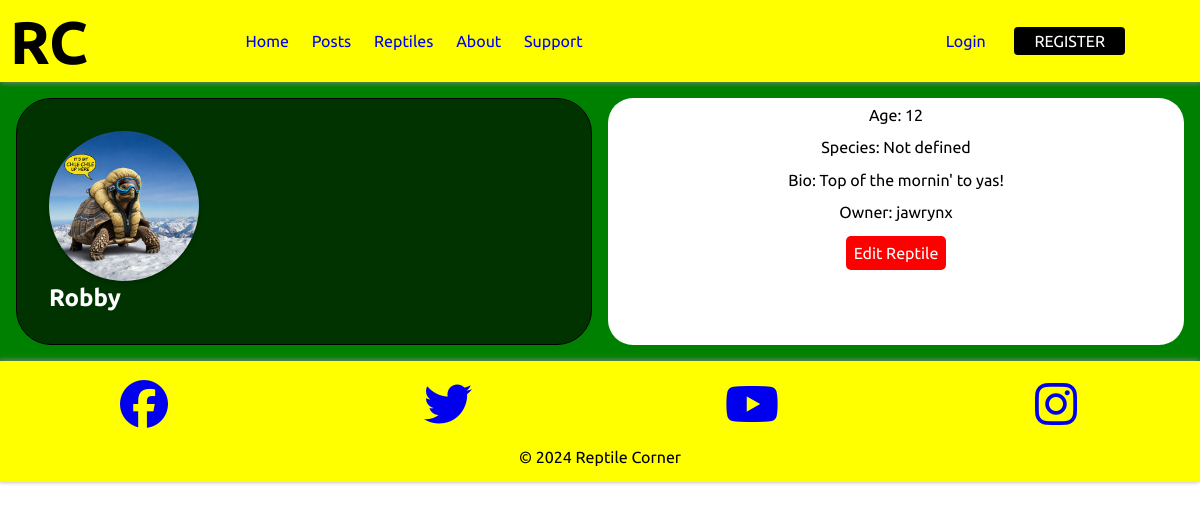
The app's page /reptiles/2/ with its own data.
### reptiles/models.py (models this page shows, shortened)
class Reptile(models.Model):
    user = models.ForeignKey(User, on_delete=models.CASCADE, related_name='reptiles')
    name = models.CharField(max_length=30)
    age = models.IntegerField()
    species = models.CharField(max_length=70)
    bio = models.TextField()
    reptile_picture = models.ImageField(upload_to='reptile_pics/', blank=True)

### reptiles/views.py (the view)
# urls.py: path('<int:pk>/', views.reptile_detail, name='reptile_detail'),
def reptile_detail(request, pk):
    reptile = get_object_or_404(Reptile, pk=pk)
    return render(request, 'reptiles/reptile_detail.html', {'reptile': reptile})

### reptiles/templates/reptiles/reptile_detail.html (shortened to what this page needs)
{% extends 'layout.html' %}
{% block content %}
  <div class="content-section grid">
    <div class="profile-banner col-12 col-md-6">
    {% if reptile.reptile_picture %}
      <img class="rounded-circle account-img" src="{{ reptile.reptile_picture.url }}" alt="{{ reptile.name }}" width="300">
    {% endif %}
      <h2 class="account-heading">{{ reptile.name }}</h2>
    </div>
    <div class="profile-description col-12 col-md-6">
      <p>Age: {{ reptile.age }}</p>
      <p>Species: {{ reptile.species }}</p>
      <p>Bio: {{ reptile.bio }}</p>
      <p>Owner: {{ reptile.user.username }}</p>
      <a href="{% url 'reptiles:edit_reptile' pk=reptile.pk %}">Edit Reptile</a>
    </div>
  </div>
{% endblock %}

### static/css/style.css (style rules this page uses)
* { box-sizing: border-box; padding: 0; margin: 0; }
body { font-family: 'Ubuntu'; background-color: white; color: black; }
a { text-decoration: none; }
.account-img { width: 150px; height: 150px; object-fit: cover; border-radius: 50%; box-shadow: 0 2px 5px rgba(0, 0, 0, 0.2); }
.content-section { padding: 1rem; background-color: green; }
.profile-banner { background-color: rgba(0, 0, 0, 0.6); border-radius: 35px; padding: 2rem; border: 1px solid black; color: white; }
.profile-description { background-color: white; border-radius: 25px; padding:0.5rem 0.5rem 2rem; text-align: start; display: flex; flex-direction: column; align-items: center; }
.profile-description > p { margin-bottom: 0.9rem; }
.profile-description > a { background-color: red; color: white; text-decoration: none; padding: 0.5rem; border-radius: 5px; transition: 0.3s ease-in-out; }

### static/css/grid_classes.css (style rules this page uses)
.grid { display: grid; grid-template-columns: repeat(12, 1fr); gap: 1rem; }
.col-12 { grid-column: span 12; }
@media (min-width: 768px) { .col-md-6 { grid-column: span 6; } }

### records on screen
Reptile: reptile_picture (picture), name "Robby", age "12", species "Not defined", bio "Top of the mornin' to yas!", user.username "jawrynx"
